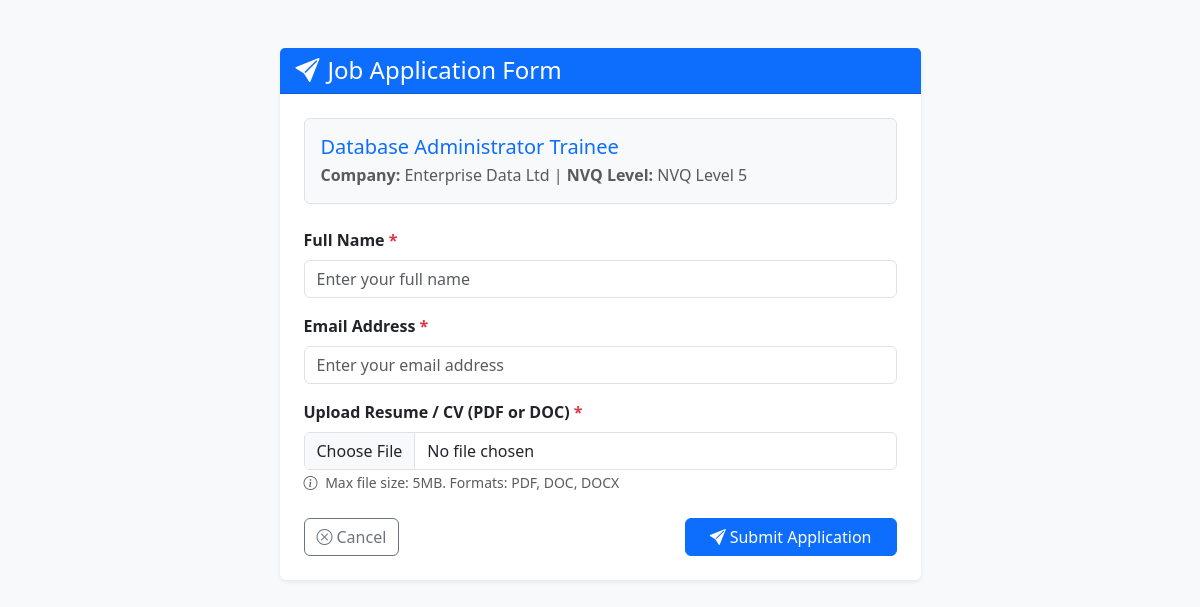
/apply_job.php?job_id=7 (signed in), run on the app's committed database.
### tables this page shows
CREATE TABLE `jobs` (
  `job_id` int(11) NOT NULL,
  `job_title` varchar(255) NOT NULL,
  `company_name` varchar(255) DEFAULT NULL,
  `category` varchar(100) DEFAULT NULL,
  `nvq_level` varchar(50) DEFAULT NULL,
  `description` text DEFAULT NULL,
  `qualifications` text DEFAULT NULL,
  `closing_date` date DEFAULT NULL,
  `created_at` timestamp NOT NULL DEFAULT current_timestamp(),
  `company_id` int(11) DEFAULT NULL
);

### apply_job.php (the view, shortened to what this page needs)
<?php
include 'config/db.php';
$job_id = intval($_GET['job_id']);
$message = '';
try {
    $stmt = $conn->prepare("SELECT * FROM jobs WHERE job_id = :job_id");
    $stmt->execute([':job_id' => $job_id]);
    $job = $stmt->fetch(PDO::FETCH_ASSOC);
} catch (PDOException $e) {
    $error = "Error fetching job details: " . $e->getMessage();
}
?>
<!DOCTYPE html>
<html lang="en">
<head>
    <link href="https://cdn.jsdelivr.net/npm/bootstrap@5.3.0/dist/css/bootstrap.min.css" rel="stylesheet">
    <link rel="stylesheet" href="https://cdn.jsdelivr.net/npm/bootstrap-icons@1.11.1/font/bootstrap-icons.css">
</head>
<body class="bg-light">
<div class="container my-5">
    <div class="row justify-content-center">
        <div class="col-md-7">
            <div class="card shadow-sm border-0">
                <div class="card-header bg-primary text-white">
                    <h4 class="mb-0"><i class="bi bi-send-fill me-2"></i>Job Application Form</h4>
                </div>
                <div class="card-body p-4">
                    <div class="bg-light p-3 rounded mb-4 border">
                        <h5 class="text-primary mb-1"><?php echo htmlspecialchars($job['job_title']); ?></h5>
                        <p class="text-muted mb-0">
                            <strong>Company:</strong> <?php echo htmlspecialchars($job['company_name']); ?>
                            | <strong>NVQ Level:</strong> <?php echo htmlspecialchars($job['nvq_level']); ?>
                        </p>
                    </div>
                    <?php if (!empty($message)): ?>
                        <div class="alert alert-success">
                            <i class="bi bi-check-circle-fill me-2"></i>
                            <?php echo htmlspecialchars($message); ?>
                        </div>
                        <a href="view_jobs.php" class="btn btn-outline-primary">
                            <i class="bi bi-arrow-left me-1"></i>Back to Vacancies
                        </a>
                    <?php else: ?>
                        <form action="apply_job.php?job_id=<?php echo $job_id; ?>" method="POST" enctype="multipart/form-data">
                            <div class="mb-3">
                                <label class="form-label fw-bold">Full Name <span class="text-danger">*</span></label>
                                <input type="text" name="applicant_name" class="form-control" required placeholder="Enter your full name">
                            </div>
                            <div class="mb-3">
                                <label class="form-label fw-bold">Email Address <span class="text-danger">*</span></label>
                                <input type="email" name="applicant_email" class="form-control" required placeholder="Enter your email address">
                            </div>
                            <div class="mb-3">
                                <label class="form-label fw-bold">
                                    Upload Resume / CV (PDF or DOC) <span class="text-danger">*</span>
                                </label>
                                <input type="file" name="resume" class="form-control" accept=".pdf,.doc,.docx" required>
                                <small class="text-muted">
                                    <i class="bi bi-info-circle me-1"></i>
                                    Max file size: 5MB. Formats: PDF, DOC, DOCX
                                </small>
                            </div>
                            <div class="d-flex justify-content-between align-items-center mt-4">
                                <a href="view_jobs.php" class="btn btn-outline-secondary">
                                    <i class="bi bi-x-circle me-1"></i>Cancel
                                </a>
                                <button type="submit" class="btn btn-primary px-4">
                                    <i class="bi bi-send-fill me-1"></i>Submit Application
                                </button>
                            </div>
                        </form>
                    <?php endif; ?>
                </div>
            </div>
        </div>
    </div>
</div>
</body>
</html>

### data on the page
jobs: job_title "Database Administrator Trainee", company_name "Enterprise Data Ltd", nvq_level "NVQ Level 5"
